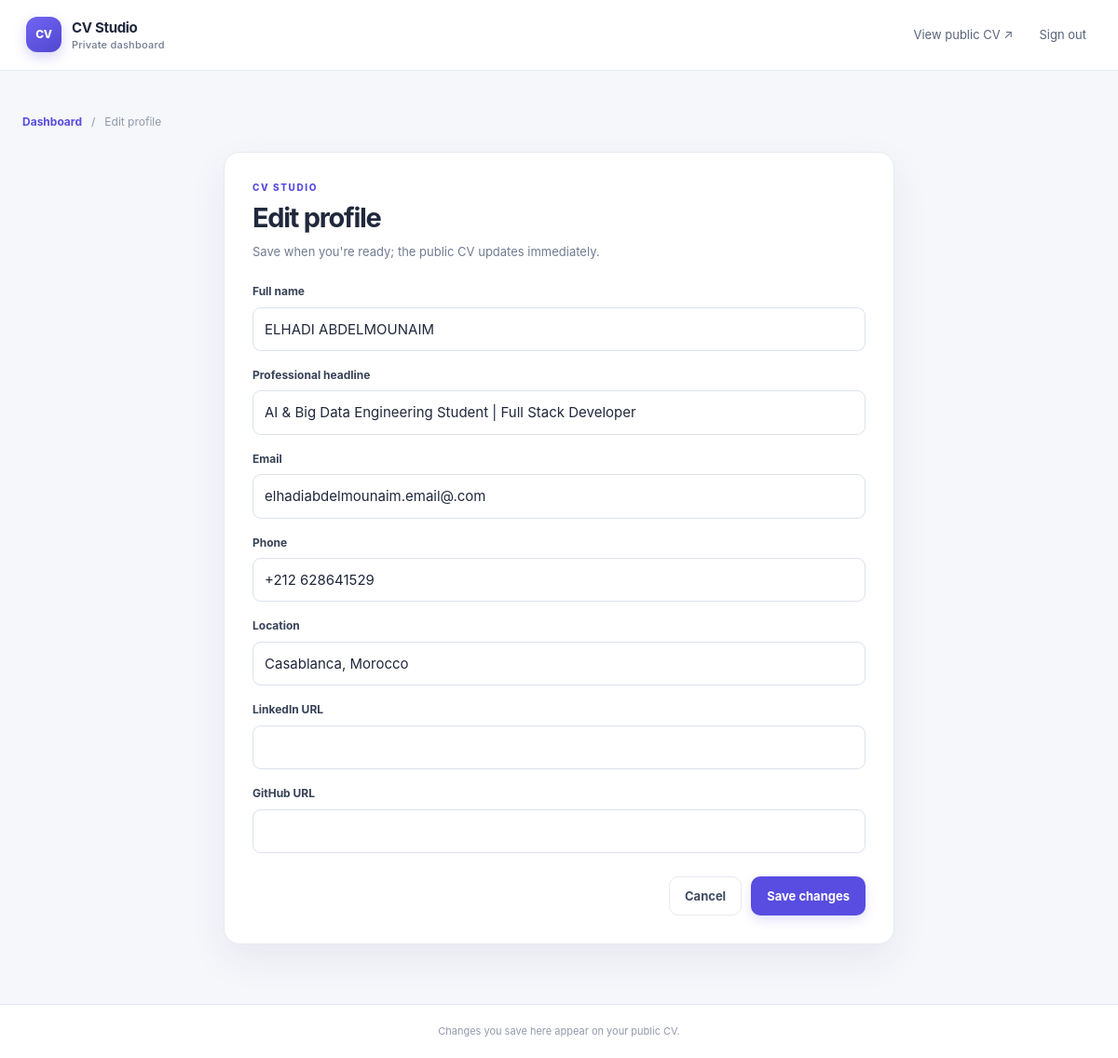
Screenshot of /dashboard/profile/ (signed in) with the database file from the repository.
### myApp/models.py (models this page shows, shortened)
class CVProfile(models.Model):
    name = models.CharField(max_length=160, blank=True)
    headline = models.CharField(max_length=240, blank=True)
    email = models.CharField(max_length=240, blank=True)
    phone = models.CharField(max_length=80, blank=True)
    location = models.CharField(max_length=160, blank=True)
    linkedin_url = models.URLField(blank=True)
    github_url = models.URLField(blank=True)
    class Meta:
        verbose_name = "CV profile"
        verbose_name_plural = "CV profile"

### myApp/views.py (the view)
# urls.py: path('dashboard/profile/', views.dashboard_profile_edit, name='dashboard_profile_edit'),
@owner_required
def dashboard_profile_edit(request):
    profile = CVProfile.objects.first()
    if profile is None:
        profile = CVProfile.objects.create()
    form = CVProfileForm(request.POST or None, instance=profile)
    if request.method == "POST" and form.is_valid():
        form.save()
        messages.success(request, "Profile details saved.")
        return redirect("dashboard_home")
    return render(request, "myApp/dashboard/form.html", {
        "form": form,
        "page_title": "Edit profile",
        "cancel_url": reverse_lazy("dashboard_home"),
    })

### myApp/forms.py
class CVProfileForm(forms.ModelForm):
    class Meta:
        model = CVProfile
        fields = [
            "name", "headline", "email", "phone", "location",
            "linkedin_url", "github_url",
        ]
        labels = {
            "name": "Full name",
            "headline": "Professional headline",
            "email": "Email",
            "phone": "Phone",
            "location": "Location",
            "linkedin_url": "LinkedIn URL",
            "github_url": "GitHub URL",
        }
        widgets = {
            "headline": forms.TextInput(attrs={"placeholder": "Your role or professional headline"}),
        }

### myApp/views.py (called while the page is built)
def owner_required(view):
    @wraps(view)
    @login_required
    def wrapped(request, *args, **kwargs):
        if not request.user.is_superuser:
            raise PermissionDenied
        return view(request, *args, **kwargs)
    return wrapped

### Templates/myApp/dashboard/form.html (shortened to what this page needs)
{% extends "myApp/dashboard/base.html" %}
{% block content %}
<div class="breadcrumbs"><a href="{% url 'dashboard_home' %}">Dashboard</a><span>/</span><span>{{ page_title }}</span></div>
<section class="editor-card">
    <div class="editor-heading"><p class="eyebrow">CV STUDIO</p><h1>{{ page_title }}</h1><p class="muted">Save when you're ready; the public CV updates immediately.</p></div>
    <form method="post" class="editor-form">
        {% for field in form %}
        <div class="field {% if field.field.widget.input_type == 'checkbox' %}field-check{% endif %}">
            {% if field.field.widget.input_type == 'checkbox' %}
                <label class="check-label">{{ field }}<span>{{ field.label }}</span></label>
            {% else %}
                <label for="{{ field.id_for_label }}">{{ field.label }}</label>
                {{ field }}
            {% endif %}
        </div>
        {% endfor %}
        <div class="form-actions"><a class="button button-secondary" href="{{ cancel_url }}">Cancel</a><button class="button button-primary" type="submit">Save changes</button></div>
    </form>
</section>
{% endblock %}

### Project/static/css/owner-dashboard.css (style rules this page uses)
:root { color-scheme: light; --ink: #20283b; --muted: #717b91; --line: #e7eaf1; --surface: #fff; --canvas: #f5f7fb; --brand: #584de0; --brand-dark: #4338bd; --red: #bc4352; --shadow: 0 16px 42px rgba(37, 47, 80, .07); }
* { box-sizing: border-box; }
body { margin: 0; color: var(--ink); font: 15px/1.55 Inter, ui-sans-serif, system-ui, -apple-system, BlinkMacSystemFont, "Segoe UI", sans-serif; background: var(--canvas); }
a { color: inherit; text-decoration: none; }
button, input, textarea, select { font: inherit; }
.dashboard-shell { min-height: 100vh; display: flex; flex-direction: column; }
.eyebrow { margin: 0 0 8px; color: var(--brand); font-size: 10px; font-weight: 800; letter-spacing: .16em; }
h1, h2, h3, p { margin-top: 0; }
h1 { margin-bottom: 8px; font-size: clamp(28px, 4vw, 36px); line-height: 1.2; letter-spacing: -.045em; }
.muted { color: var(--muted); }
.button { min-height: 42px; padding: 10px 16px; display: inline-flex; align-items: center; justify-content: center; gap: 7px; border: 1px solid transparent; border-radius: 10px; font-weight: 700; font-size: 13px; cursor: pointer; transition: .16s ease; white-space: nowrap; }
.button-primary { color: #fff; background: var(--brand); box-shadow: 0 5px 12px #584de02b; }
.button-secondary { color: #414c63; background: #fff; border-color: var(--line); }
.breadcrumbs { margin-bottom: 22px; display: flex; gap: 10px; color: #9199a9; font-size: 12px; }
.breadcrumbs a { color: var(--brand); font-weight: 650; }
.button-row, .item-actions, .form-actions { display: flex; flex-wrap: wrap; align-items: center; gap: 10px; }
.editor-card { width: min(720px, 100%); margin: 0 auto; padding: 30px; background: #fff; border: 1px solid var(--line); border-radius: 17px; box-shadow: var(--shadow); }
.editor-heading { margin-bottom: 24px; }
.editor-heading .muted { margin: 0; font-size: 13px; }
.editor-heading h1 { font-size: 29px; }
.editor-form { display: grid; gap: 17px; }
.field { display: grid; gap: 7px; }
.field > label { color: #374157; font-size: 12px; font-weight: 750; }
.field input:not([type=checkbox]), .field textarea, .field select { width: 100%; padding: 11px 12px; border: 1px solid #dce1eb; border-radius: 9px; color: var(--ink); background: #fff; outline: none; transition: border .15s, box-shadow .15s; }
.form-actions { padding-top: 8px; justify-content: flex-end; }

### rows the page displays
CVProfile: form "ELHADI ABDELMOUNAIM" "AI & Big Data Engineering Student | Full Stack Developer" "elhadiabdelmounaim.email@.com" "+212 628641529" "Casablanca, Morocco"

### other values shown
{{ page_title }} "Edit profile"
{{ field.label }} "Full name" "Professional headline" "Email" "Phone" "Location" "LinkedIn URL" "GitHub URL"
